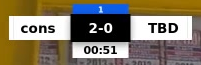
#> input picture tests/fixtures/overlay_igloo_p1_1960.png, 201 x 65 px
$ python -i detector.py   (imports and definitions only)
#> lines starting #> are read from the running program, lines starting #| are printed output that depends on the picture
#> further down, picture is the input picture: PIL image 201x65 RGB; mean R, G, B 131.4, 121.4, 102.4
### hockey_trimmer/ocr.py
"""
OCR, template matching, and text parsing utilities for scoreboard clocks, periods, and scores.
"""

import os
import re
from typing import Optional, Tuple, Dict
import numpy as np
from PIL import Image, ImageDraw, ImageFont

try:
    import pytesseract

    HAS_PYTESSERACT = True
except ImportError:
    HAS_PYTESSERACT = False

try:
    import cv2

    HAS_CV2 = True
except ImportError:
    HAS_CV2 = False


# [88 lines left out: functions clean_digit_string, parse_clock_string, parse_period_string, parse_score_string, not called in this run]


class BuiltinDigitMatcher:
    """
    Fast, self-contained template-matching digit recognizer for scoreboard overlays.
    Uses contour-based slot isolation and normalized template correlation.
    """

    FONT_PATHS = [
        "/usr/share/fonts/truetype/liberation/LiberationSans-Bold.ttf",
        "/usr/share/fonts/truetype/dejavu/DejaVuSans-Bold.ttf",
        "/System/Library/Fonts/Helvetica.ttc",
        "C:\\Windows\\Fonts\\arialbd.ttf",
    ]

    def __init__(self):
        self.clock_templates: Dict[str, np.ndarray] = {}
        self.period_templates: Dict[int, np.ndarray] = {}
        self._init_templates()

    def _init_templates(self):
        # Try loading system font first
        font = None
        font_period = None
        for p in self.FONT_PATHS:
            if os.path.exists(p):
                try:
                    font = ImageFont.truetype(p, 24)
                    font_period = ImageFont.truetype(p, 18)
                    break
                except Exception:
                    pass

        if font is None:
            font = ImageFont.load_default()
            font_period = font

        if HAS_CV2:
            # Generate 8x10 templates for 0-9
            for d in "0123456789":
                bbox = font.getbbox(d)
                w = max(1, bbox[2] - bbox[0])
                h = max(1, bbox[3] - bbox[1])
                img = Image.new("L", (w + 4, h + 4), color=0)
                draw = ImageDraw.Draw(img)
                draw.text((2 - bbox[0], 2 - bbox[1]), d, fill=255, font=font)
                arr = cv2.resize(np.array(img), (8, 10), interpolation=cv2.INTER_AREA)
                self.clock_templates[d] = arr.astype(float) / 255.0
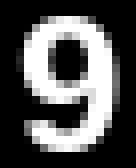
#> img: PIL image 17x21 L (shown 8 times larger); min 0, max 255, mean 84.1
#> after the loop, self.clock_templates = 10 items

            # Period templates for 1-4 using period-sized font
            for p in range(1, 5):
                d = str(p)
                bbox = font_period.getbbox(d)
                w = max(1, bbox[2] - bbox[0])
                h = max(1, bbox[3] - bbox[1])
                img = Image.new("L", (w + 4, h + 4), color=0)
                draw = ImageDraw.Draw(img)
                draw.text((2 - bbox[0], 2 - bbox[1]), d, fill=255, font=font_period)
                arr = cv2.resize(np.array(img), (8, 10), interpolation=cv2.INTER_AREA)
                self.period_templates[p] = arr.astype(float) / 255.0
#> after the loop, self.period_templates = 4 items

    # [118 lines left out: functions match_clock, match_period, not called in this run]


BLACKBEAR_ASSETS_DIR = os.path.join(
    os.path.dirname(os.path.abspath(__file__)), "assets", "blackbear"
)


class OverlayTemplateMatcher:
    """
    Grayscale template matcher using glyphs cut from Blackbear broadcast overlays.

    The Black Bear TV period digit is only ~4x8 px at 720p and is heavily
    affected by JPEG compression, so binarized pixel rules cannot tell a "1"
    from a "3". Instead crops are normalized to a canonical size, upscaled,
    and compared with averaged real-overlay templates using normalized
    cross-correlation over a small shift range. A label is returned only when
    it wins by a clear margin.
    """

    # Canonical size of the period ROI crop (native pixels at 1280x720).
    PERIOD_CANVAS = (84, 18)
    # Glyph window inside the canonical period canvas: (x1, y1, x2, y2).
    PERIOD_GLYPH_BOX = (36, 3, 52, 17)
    PERIOD_SCALE = 4
    PERIOD_MIN_SCORE = 0.55
    PERIOD_MIN_MARGIN = 0.06
    # Exclude the tab's background and footage above it from glyph correlation.
    PERIOD_TEMPLATE_INK_BOX = (18, 16, 48, 54)
    PERIOD_SEARCH_BOX = (35, 4, 54, 18)
    PERIOD_DIGIT_BOX = (38, 6, 52, 17)

    # Canonical size of the clock ROI crop and normalized digit cell size.
    CLOCK_CANVAS = (110, 29)
    CLOCK_SCALE = 4
    DIGIT_CELL = (26, 32)
    DIGIT_MIN_SCORE = 0.60
    DIGIT_MIN_MARGIN = 0.02

    def __init__(self, assets_dir: Optional[str] = None):
        self.assets_dir = assets_dir or BLACKBEAR_ASSETS_DIR
        self.period_templates: Dict[int, np.ndarray] = {}
        self.digit_templates: Dict[str, np.ndarray] = {}
        if HAS_CV2:
            self._load_templates()

    @property
    def has_period_templates(self) -> bool:
        return bool(self.period_templates)

    @property
    def has_digit_templates(self) -> bool:
        return len(self.digit_templates) == 10

    def _load_templates(self) -> None:
        for p in range(1, 5):
            path = os.path.join(self.assets_dir, f"period_{p}.png")
            if os.path.exists(path):
                self.period_templates[p] = np.array(
                    Image.open(path).convert("L"), dtype=np.float32
                )
        for d in "0123456789":
            path = os.path.join(self.assets_dir, f"clock_digit_{d}.png")
            if os.path.exists(path):
                self.digit_templates[d] = np.array(
                    Image.open(path).convert("L"), dtype=np.float32
                )

    # ------------------------------------------------------------------
    # Shared preprocessing (also used by scripts/build_ocr_templates.py)
    # ------------------------------------------------------------------
    # [182 lines left out: functions period_canvas, period_glyph, clock_digit_cells, _split_merged_digits, _normalize_digit, _zncc and 5 more, not called in this run]


class ScoreboardOCR:
    """
    Performs image preprocessing and text/digit extraction for scoreboard elements.
    Supports both Tesseract OCR and BuiltinDigitMatcher fallback.
    """

    def __init__(self, tesseract_cmd: Optional[str] = None, preset: str = "blackbear"):
        self.has_tesseract = HAS_PYTESSERACT
        self.matcher = BuiltinDigitMatcher() if HAS_CV2 else None
        self.overlay_matcher = (
            OverlayTemplateMatcher() if HAS_CV2 and preset == "blackbear" else None
        )

        if tesseract_cmd and HAS_PYTESSERACT:
            pytesseract.pytesseract.tesseract_cmd = tesseract_cmd
        if HAS_PYTESSERACT:
            try:
                pytesseract.get_tesseract_version()
#> (this line was passed over: pytesseract is not available in this run)
                self.has_tesseract_bin = True
            except Exception:
                self.has_tesseract_bin = False
        else:
            self.has_tesseract_bin = False

    # [116 lines left out: functions preprocess_image, read_text, read_clock, read_period, read_score, not called in this run]

### hockey_trimmer/detector.py
"""
Scoreboard overlay detection and region-of-interest analysis.
"""

from dataclasses import dataclass
from typing import Optional, Tuple
import numpy as np
from PIL import Image

from .ocr import ScoreboardOCR


@dataclass
class ScoreboardReading:
    """Represents the parsed scoreboard state from a single video frame."""

    present: bool
    timestamp: float
    period: Optional[int] = None
    clock_seconds: Optional[float] = None
    score: Optional[Tuple[int, int]] = None
    confidence: float = 0.0

    # [8 lines left out: function clock_formatted, not called in this run]


class ScoreboardDetector:
    """
    Detects scoreboard overlay presence and extracts period, clock, and score.
    """

    PRESETS = {
        "blackbear": {
            # Bounding box of full overlay relative to frame (width, height): (x1, y1, x2, y2)
            "full_roi": (0.045, 0.020, 0.255, 0.140),
            # Relative to full_roi: (x1, y1, x2, y2)
            "period_roi": (0.34, 0.02, 0.65, 0.22),
            "clock_roi": (0.29, 0.56, 0.70, 0.90),
            "score_roi": (0.30, 0.20, 0.70, 0.58),
        },
        "top_left": {
            "full_roi": (0.02, 0.02, 0.30, 0.22),
            "period_roi": (0.30, 0.0, 0.70, 0.25),
            "clock_roi": (0.25, 0.50, 0.75, 0.90),
            "score_roi": (0.25, 0.20, 0.75, 0.55),
        },
        "top_center": {
            "full_roi": (0.35, 0.02, 0.65, 0.18),
            "period_roi": (0.05, 0.10, 0.30, 0.90),
            "clock_roi": (0.35, 0.10, 0.65, 0.90),
            "score_roi": (0.70, 0.10, 0.95, 0.90),
        },
    }

    def __init__(
        self,
        preset: str = "blackbear",
        custom_roi: Optional[Tuple[float, float, float, float]] = None,
        ocr: Optional[ScoreboardOCR] = None,
    ):
        self.preset_name = preset.lower()
        self.config = self.PRESETS.get(
            self.preset_name, self.PRESETS["blackbear"]
        ).copy()
        if custom_roi is not None:
            self.config["full_roi"] = custom_roi

        self.ocr = ocr if ocr is not None else ScoreboardOCR(preset=self.preset_name)

    def _get_pixel_bbox(
        self,
        norm_bbox: Tuple[float, float, float, float],
        width: int,
        height: int,
    ) -> Tuple[int, int, int, int]:
        x1, y1, x2, y2 = norm_bbox
        if x2 <= 1.0 and y2 <= 1.0:
            return (
                int(x1 * width),
                int(y1 * height),
                int(x2 * width),
                int(y2 * height),
            )
        return (int(x1), int(y1), int(x2), int(y2))

    # [8 lines left out: function crop_subregion, not called in this run]

    def check_presence(self, frame: Image.Image) -> Tuple[bool, float]:
        """
        Check whether the scoreboard is present in the frame.
        Uses high-contrast rectangular edge density and color profile.
        """
        w, h = frame.size
#> w = 201; h = 65
        px1, py1, px2, py2 = self._get_pixel_bbox(self.config["full_roi"], w, h)
#> px1 = 9; py1 = 1; px2 = 51; py2 = 9
        crop = frame.crop((px1, py1, px2, py2)).convert("RGB")
        arr = np.array(crop)

        if arr.size == 0:
            return False, 0.0

        # Presence check 1: Scoreboard white box pixels (team/clock boxes)
        white_pixels = np.sum(
            (arr[:, :, 0] > 220) & (arr[:, :, 1] > 220) & (arr[:, :, 2] > 220)
        )
#> white_pixels = 0
        total_pixels = arr.shape[0] * arr.shape[1]
#> total_pixels = 336
        white_ratio = white_pixels / total_pixels
#> white_ratio = 0

        # Presence check 2: Blue header/period box (standard Black Bear TV)
        blue_pixels = np.sum(
            (arr[:, :, 2] > 160) & (arr[:, :, 0] < 70) & (arr[:, :, 1] < 160)
        )
#> blue_pixels = 0
        blue_ratio = blue_pixels / total_pixels
#> blue_ratio = 0

        if self.preset_name == "blackbear":
            if white_ratio > 0.08 and blue_ratio > 0.005:
                confidence = min(
                    1.0, (white_ratio / 0.15) * 0.7 + (blue_ratio / 0.02) * 0.3
                )
                return True, float(confidence)
            return False, 0.0

        # Generic presence check: high-contrast horizontal/vertical edges or solid blocks
        gray = np.array(crop.convert("L"))
        grad_y = np.abs(np.diff(gray, axis=0))
        grad_x = np.abs(np.diff(gray, axis=1))
        high_edges = np.sum(grad_y > 80) + np.sum(grad_x > 80)
        edge_ratio = high_edges / total_pixels

        is_present = white_ratio > 0.10 or edge_ratio > 0.05
        conf = min(1.0, edge_ratio * 10) if is_present else 0.0
        return is_present, float(conf)

    # [32 lines left out: function analyze_frame, not called in this run]

>>> from PIL import Image
>>> picture = Image.open('../tests/fixtures/overlay_igloo_p1_1960.png')
>>> result = ScoreboardDetector().check_presence(picture)
#> result = (False, 0)
